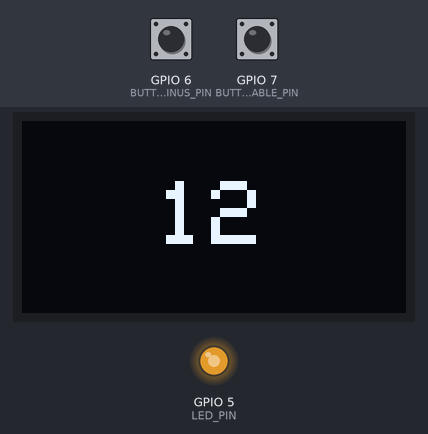
Recording of a sketch running on a simulated ESP32-C3. Shown: 128×64 one-colour display, output pins drawn as LEDs (lit = HIGH). The inputs (shaded band) are chosen by the test bench; at power-on: GPIO 7 (BUTTON_ENABLE_PIN) HIGH, GPIO 6 (BUTTON_MINUS_PIN) HIGH. What the sketch prints to the serial monitor is not drawn.

Above: at 1.2 s.
1.3 s: GPIO 7 (BUTTON_ENABLE_PIN) pulled LOW for 1 s
At 1.7 s:
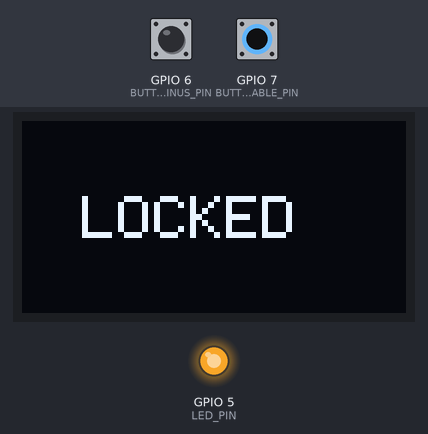
2.9 s: GPIO 6 (BUTTON_MINUS_PIN) pulled LOW for 0.15 s
At 3.51 s:
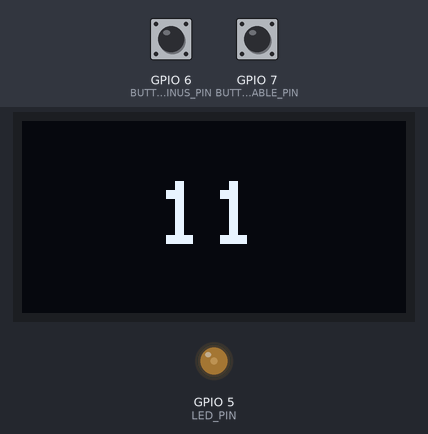
3.6 s: GPIO 7 (BUTTON_ENABLE_PIN) pulled LOW for 0.15 s
At 3.82 s:
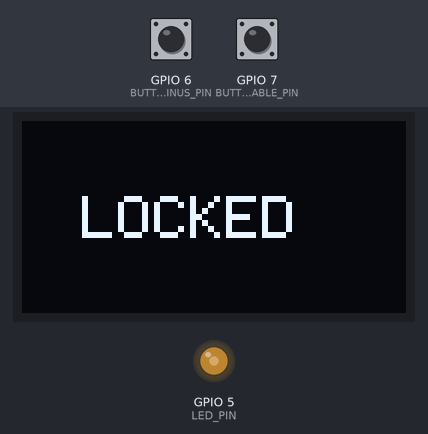
4.3 s: GPIO 6 (BUTTON_MINUS_PIN) pulled LOW for 1 s
At 5.62 s:
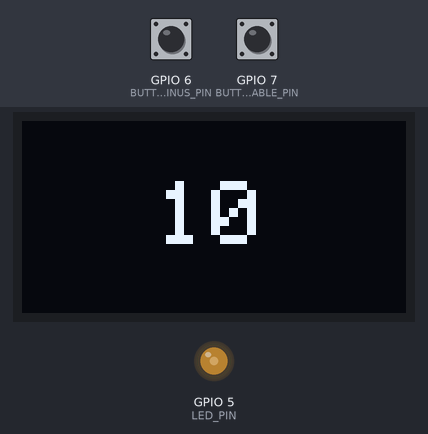
5.9 s: GPIO 7 (BUTTON_ENABLE_PIN) pulled LOW for 0.15 s
At 6.22 s:
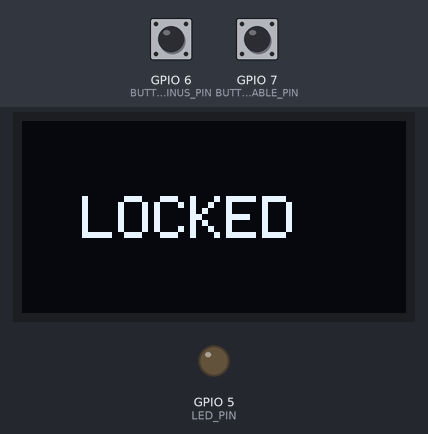
6.6 s: GPIO 7 (BUTTON_ENABLE_PIN) pulled LOW for 3.2 s
At 8.33 s:
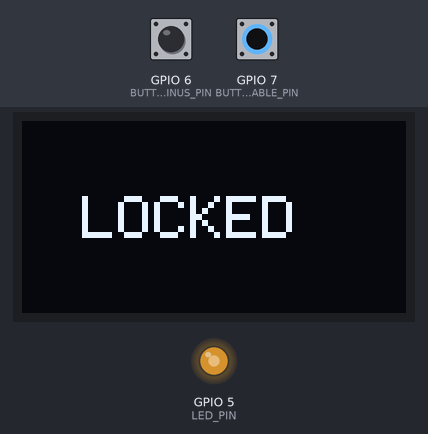
Timing chart, 0 to 11.4 s (numbered marks = the images above; inputs shaded):
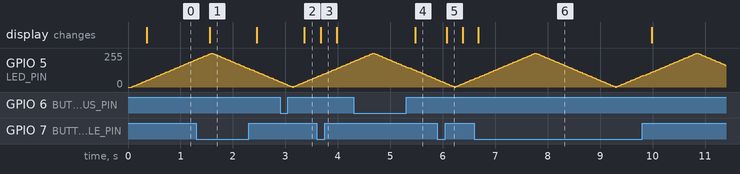

The sketch:

Cosplay_gunm.ino
```cpp
#include <Wire.h>
#include <Adafruit_GFX.h>
#include <Adafruit_SSD1306.h>
#include <ezButton.h>

#define SCREEN_WIDTH 128
#define SCREEN_HEIGHT 64

// I2C ESP32-C3
#define SDA_PIN 20
#define SCL_PIN 21

// Boutons
#define BUTTON_MINUS_PIN  6
#define BUTTON_ENABLE_PIN 7   // bouton moteur

// LED
#define LED_PIN 5

Adafruit_SSD1306 oled(SCREEN_WIDTH, SCREEN_HEIGHT, &Wire, -1);
ezButton buttonMinus(BUTTON_MINUS_PIN);
ezButton buttonEnable(BUTTON_ENABLE_PIN);

int value = 12;

// Fade LED
int ledBrightness = 0;
int fadeAmount = 5;
unsigned long lastFadeTime = 0;

// Appui long pour recharge (sur bouton - uniquement quand enable maintenu)
unsigned long pressStartTime = 0;
bool minusPressed = false;

// Etat affichage
bool lastUnlockedState = false;
int lastDisplayedValue = -999;

void displayLocked() {
  oled.clearDisplay();
  oled.setTextColor(WHITE);
  oled.setTextSize(2);
  oled.setCursor(20, 25);
  oled.println(F("LOCKED"));
  oled.display();
}

void displayValue() {
  oled.clearDisplay();
  oled.setTextColor(WHITE);

  if (value > 0) {
    oled.setTextSize(3);
    oled.setCursor(value < 10 ? 55 : 45, 20);
    oled.println(value);
  } else {
    oled.setTextSize(2);
    oled.setCursor(10, 25);
    oled.println(F("Recharge"));
  }

  oled.display();
}

void setup() {
  Serial.begin(115200);

  Wire.begin(SDA_PIN, SCL_PIN);

  if (!oled.begin(SSD1306_SWITCHCAPVCC, 0x3C)) {
    while (true);
  }

  oled.setRotation(2);

  // Boutons
  pinMode(BUTTON_MINUS_PIN, INPUT_PULLUP);
  pinMode(BUTTON_ENABLE_PIN, INPUT_PULLUP);

  buttonMinus.setDebounceTime(50);
  buttonMinus.setCountMode(COUNT_FALLING);

  buttonEnable.setDebounceTime(50);
  buttonEnable.setCountMode(COUNT_FALLING);

  pinMode(LED_PIN, OUTPUT);

  displayLocked();
}

void loop() {
  buttonMinus.loop();
  buttonEnable.loop();

  // ✅ INVERSION ICI : maintenant ça "unlock" quand le signal est HIGH
  const bool unlocked = (buttonEnable.getState() == HIGH);

  // Mise à jour écran seulement si nécessaire
  if (unlocked != lastUnlockedState) {
    if (unlocked) {
      displayValue();
    } else {
      displayLocked();
    }
    lastUnlockedState = unlocked;
    lastDisplayedValue = value;
  } else if (unlocked && value != lastDisplayedValue) {
    displayValue();
    lastDisplayedValue = value;
  }

  // Si pas unlock, on ignore le bouton -
  if (!unlocked) {
    minusPressed = false;
  } else {
    // --- Gestion bouton - ---
    if (buttonMinus.isPressed()) {
      pressStartTime = millis();
      minusPressed = true;
    }

    if (buttonMinus.isReleased()) {
      unsigned long pressDuration = millis() - pressStartTime;

      // Appui court : décrément
      if (pressDuration < 2000 && value > 0) {
        value--;
        Serial.print("Valeur: ");
        Serial.println(value);
      }
      minusPressed = false;
    }

    // Appui long (>=2s) : recharge/reset à 10
    if (minusPressed && (millis() - pressStartTime >= 2000)) {
      Serial.println("🔄 Recharge (reset à 10)");
      value = 10;
      minusPressed = false;
    }
  }

  // Fade LED
  unsigned long currentTime = millis();
  if (currentTime - lastFadeTime >= 30) {
    lastFadeTime = currentTime;
    ledBrightness += fadeAmount;

    if (ledBrightness <= 0 || ledBrightness >= 255) {
      fadeAmount = -fadeAmount;
    }

    analogWrite(LED_PIN, ledBrightness);
  }
}
```

Measured:
- after the input at 1.3 s, the display: changes after 0.26 s (image 1)
- after the input at 2.9 s, the display: changes after 0.46 s (image 2)
- after the input at 3.6 s, the display: changes after 0.08 s (image 3)
- after the input at 4.3 s, the display: changes after 1.2 s (image 4)
- after the input at 5.9 s, the display: changes after 0.18 s (image 5)
- after the input at 6.6 s, the display: changes after 0.08 s (image 6)
